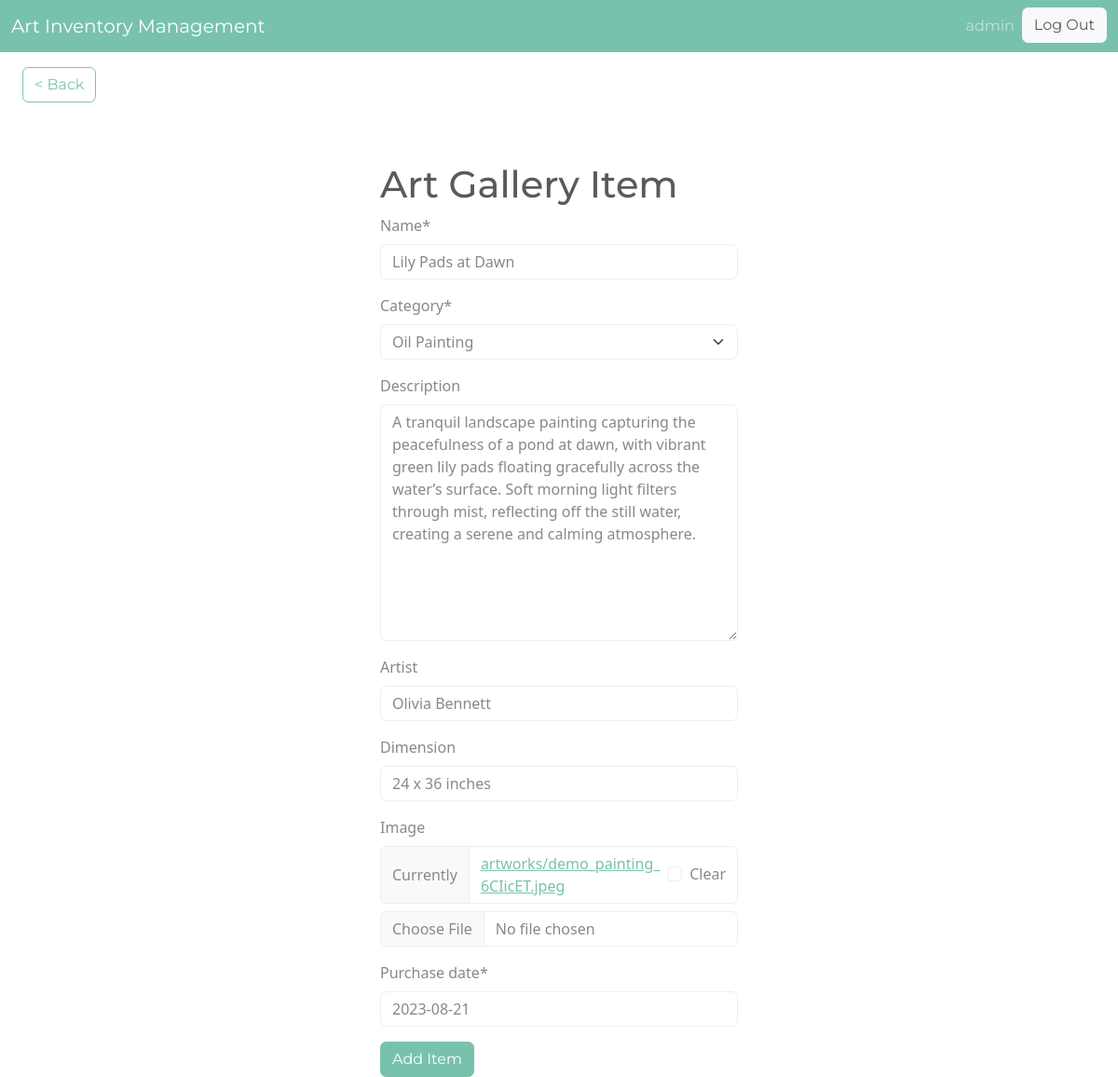
Page /edit-item/8 (signed in) on the committed database.
### asset/models.py (models this page shows, shortened)
class InventoryItem(models.Model):
    name = models.CharField(max_length=200)
    description = models.TextField(blank=True, null=True)
    artist = models.CharField(max_length=200, blank=True, null=True)
    dimension = models.CharField(max_length=200, blank=True, null=True)
    category = models.ForeignKey('Category', on_delete=models.SET_NULL, blank=True, null=True)
    image = models.ImageField(upload_to='artworks/', blank=True)  # this will store the image in a folder named 'artworks'
    purchase_date = models.DateField()
    user = models.ForeignKey(User, on_delete=models.CASCADE)

class Category(models.Model):
    name = models.CharField(max_length=200)
    class Meta:
        verbose_name_plural = 'categories'
    def __str__(self):
        return self.name

### asset/views.py (the view)
# urls.py: path('edit-item/<int:pk>', EditItem.as_view(), name='edit-item'),
class EditItem(LoginRequiredMixin, UpdateView):
	model = InventoryItem
	form_class = InventoryItemForm
	template_name = 'asset/item_form.html'
	success_url = reverse_lazy('dashboard')

### asset/forms.py
class InventoryItemForm(forms.ModelForm):
	category = forms.ModelChoiceField(queryset=Category.objects.all(), initial=0)
	class Meta:
		model = InventoryItem
		fields = ['name', 'category', 'description', 'artist', 'dimension', 'image', 'purchase_date']

### asset/templates/asset/item_form.html (shortened to what this page needs)
{% extends 'asset/base.html' %}
{% load crispy_forms_tags %}
{% block content %}
    <a href="{% url 'dashboard' %}" class="btn btn-outline-primary my-3 mx-4"> &lt; Back</a>
    <div class="row">
         <div class="col-11 col-md-4 mx-auto mt-5">
            <h1>Art Gallery Item</h1>
            <form method="POST" enctype="multipart/form-data">
                {{ form|crispy }}
                <div class="mt-3">
                    <button class="btn btn-primary">Add Item</button>
                </div>
            </form>
         </div>
    </div>
{% endblock content %}

### asset/templates/asset/navigation.html (shortened to what this page needs)
<nav class="navbar bg-primary navbar-expand-lg" data-bs-theme="dark">
    <div class="container-fluid">
        <a class="navbar-brand" href="{% url 'index' %}">
            Art Inventory Management
        </a>
        <div class="collapse navbar-collapse justify-content-end" id="navbarNav">
            <ul class="navbar-nav">
                {% if user.is_authenticated %}
                    <li class="nav-item">
                        <a class="nav-link" href="#">{{ user.username}}</a>
                    </li>
                    <form class='nav-item' method="post" action="{% url 'logout' %}">
                        <button class='btn btn-light' type="submit">Log Out</button>
                    </form>
                {% endif %}
            </ul>
        </div>
    </div>
</nav>

### rows in the picture
InventoryItem: name "Lily Pads at Dawn", category "Oil Painting", description "A tranquil landscape painting capturing the peacefulness of a pond at dawn, with vibrant green lily pads floating gracefully across the water’s surface. Soft morning light filters through mist, reflecting off the still water, creating a serene and calming atmosphere.", artist "Olivia Bennett", dimension "24 x 36 inches", purchase_date "2023-08-21"

### other values in the picture
{{ user.username }} "admin"
